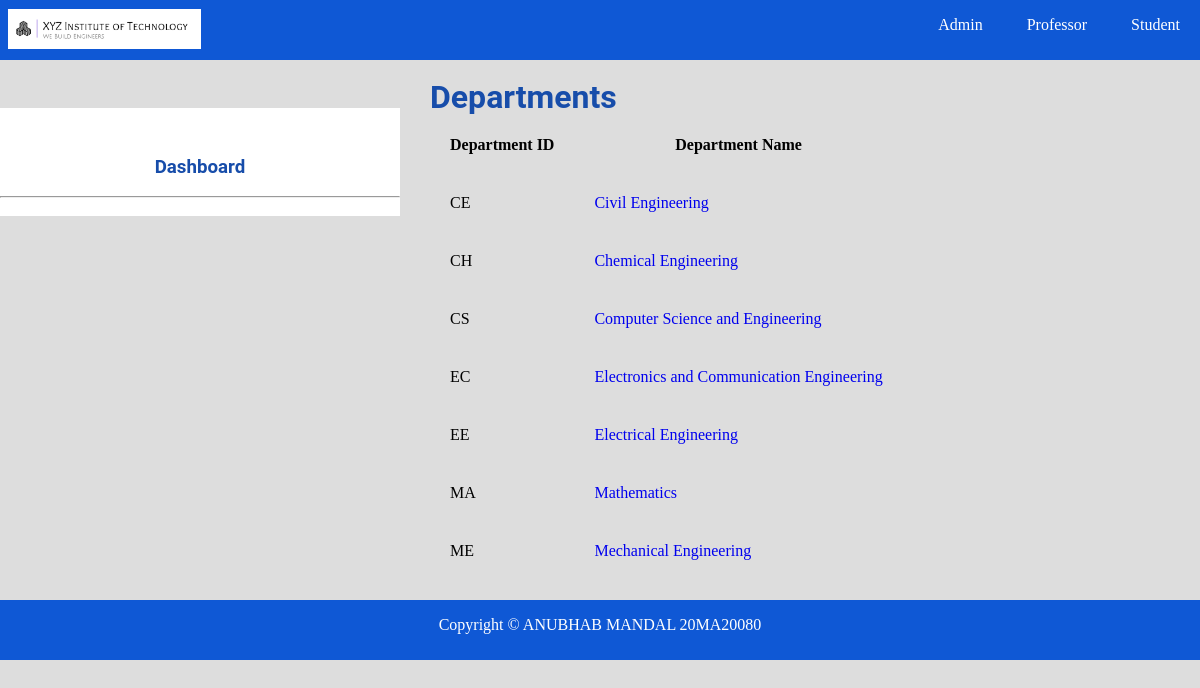
The app's page /view_dept.php with its own data.
### tables this page shows
CREATE TABLE `department` (
  `dept_name` varchar(150) NOT NULL,
  `dept_ID` varchar(5) NOT NULL
);

### view_dept.php (the view, shortened to what this page needs)
<?php
	include "database.php";
?>
<!DOCTYPE html>
<html>
<head>
    <link rel="stylesheet" type="text/css" href="css/style.css">
</head>
<body>
    <?php include "navbar.php"; ?><br>
    <div class="sidebar">
        <?php include "sidebar.php"; ?>
    </div>
	<h1>Departments</h1>
	<table>
		<tr>
			<th>Department ID</th>
			<th>Department Name</th>
		</tr>
		<?php
			$sql = "SELECT dept_ID, dept_name FROM department";
			$result = $db->query($sql);
			if ($result->num_rows > 0) {
			    while($row = $result->fetch_assoc()) {
			        echo "<tr><td>" . $row["dept_ID"]. "</td><td><a href='view_prof_deptwise.php?dept_ID=" . $row["dept_ID"] . "'>" . $row["dept_name"] . "</a></td></tr>";
			    }
			} else {
			    echo "<tr><td colspan='2'>No Departments Added</td></tr>";
			}
		?>
	</table>
	<?php include"footer.php";?>
</body>
</html>

### css/style.css (style rules this page uses)
* { padding:0px; margin:0px; }
html { background:#dddddd; }
a { text-decoration:none; }
h1,h2,h3,h4,h5,h6,label { font-family:roboto; color:#174daa; }
.sidebar { width:400px; height:auto; margin-top:30px; margin-right:30px; float:left; background:white; }
tr,td,th { padding:20px; }
table { border-collapse:collapse; }

### records on screen
department: dept_ID "CE", dept_name "Civil Engineering"
department: dept_ID "CH", dept_name "Chemical Engineering"
department: dept_ID "CS", dept_name "Computer Science and Engineering"
department: dept_ID "EC", dept_name "Electronics and Communication Engineering"
department: dept_ID "EE", dept_name "Electrical Engineering"
department: dept_ID "MA", dept_name "Mathematics"
department: dept_ID "ME", dept_name "Mechanical Engineering"
